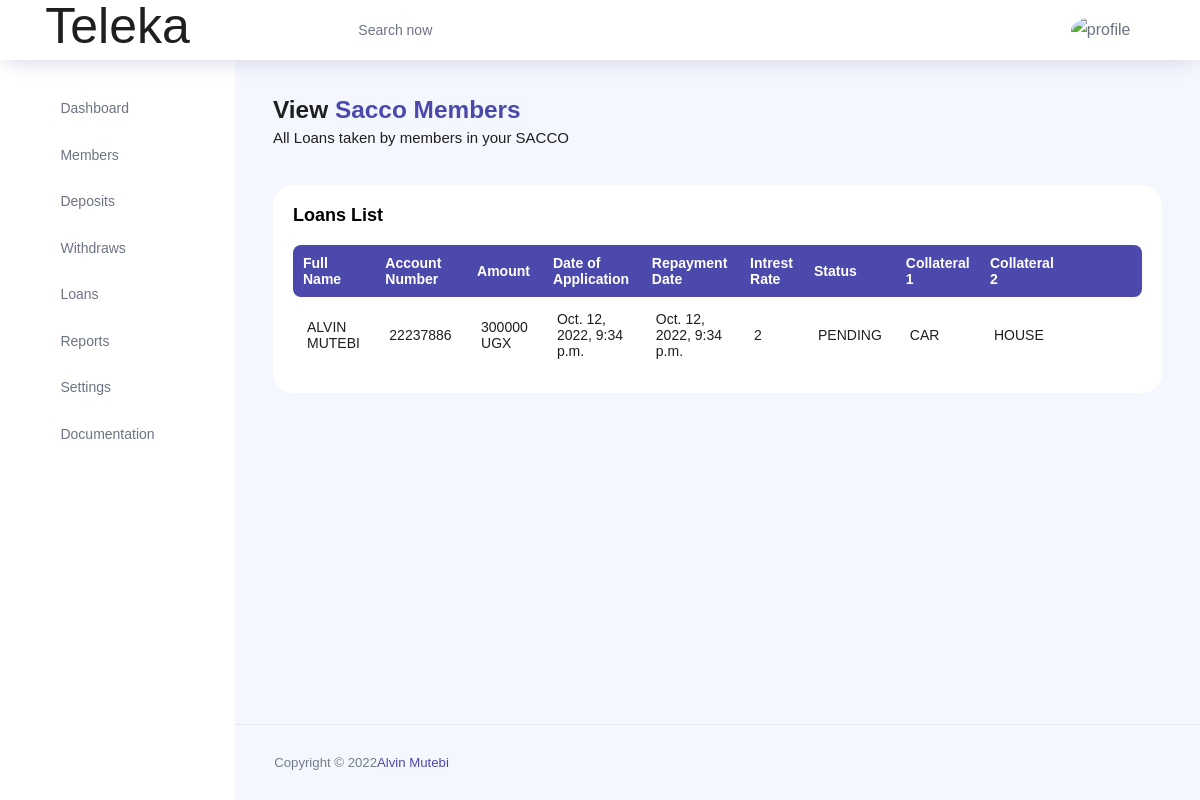
/loan-pending/ (signed in), run on the app's committed database.
### teleka/models.py (models this page shows, shortened)
class Loan(models.Model):
		STATUS = (
		('COMPLETE','COMPLETE'),
		('PENDING', 'PENDING'),
		)
		REPAY_PERIOD = (
		('DAYS','DAYS'),
		('MONTHS', 'MONTHS'),
		('YEARS', 'YEARS'),
		)
		member_name = models.ForeignKey(Member, on_delete=models.CASCADE, null=True, blank=True)
		account_number = models.CharField(max_length=200, null=True)
		amount = models.CharField(max_length=200, null=True)
		date_of_loan_application = models.DateTimeField(auto_now=True, null=True)
		date_of_repayemnt = models.DateTimeField(auto_now=True, null=True)
		intrest_rate = models.CharField(max_length=200, null=True)
		repay_in = models.CharField(max_length=200, choices=REPAY_PERIOD)
		status = models.CharField(max_length=200, choices=STATUS)
		collateral1 = models.CharField(max_length=200, null=True)
		collateral2 = models.CharField(max_length=200, null=True)
		reason = models.TextField(max_length=1000, null=True)

class Member(models.Model):
	STATUS = (
		('ACTIVE','ACTIVE'),
		('PENDING', 'PENDING'),
		)
	ID_TYPE = (
		('NATIONAL ID', 'NATIONAL ID'),
		('PASSPORT', 'PASSPORT'),
		('DRIVING PERMIT', 'DRIVING PERMIT'),
	    )
	GENDER = (
		('MALE','MALE'),
		('FEMALE', 'FEMALE'),
		)
	DISTRICTS = (
		('Abim','Abim'),
		('Adjumani','Adjumani'),
		('Agago','Agago'),
		('Alebtong','Alebtong'),
		('Amolatar','Amolatar'),
		('Amudat','Amudat'),
		('Amuria','Amuria'),
		('Amuru','Amuru'),
		('Apac','Apac'),
		('Arua','Arua'),
		('Budaka','Budaka'),
		('Bududa','Bududa'),
		('Bugiri','Bugiri'),
		('Bugweri','Bugweri'),
		('Buikwe','Buikwe'),
		('Bukedea','Bukedea'),
		('Bukomansimbi','Bukomansimbi'),
		('Bukwa','Bukwa'),
		('Bulambuli','Bulambuli'),
		('Buliisa','Buliisa'),
		('Bundibugyo','Bundibugyo'),
		('Bunyangabu','Bunyangabu'),
		('Bushenyi','Bushenyi'),
		('Busia','Busia'),
		('Butebo','Butebo'),
		('Buvuma','Buvuma'),
		('Buyende','Buyende'),
		('Dokolo','Dokolo'),
		('Gomba','Gomba'),
		('Gulu','Gulu'),
		('Hoima','Hoima'),
		('Ibanda','Ibanda'),
		('Iganga','Iganga'),
		('Isingiro','Isingiro'),
		('Jinja','Jinja'),
		('Kaabong','Kaabong'),
		('Kabale','Kabale'),
		('Kabarole','Kabarole'),
		('Kaberamaido','Kaberamaido'),
		('Kagadi','Kagadi'),
		('Kakumiro','Kakumiro'),
		('Kalangala','Kalangala'),
		('Kaliro','Kaliro'),
		('Kalungu','Kalungu'),
		('Kampala','Kampala'),
		('Kamuli','Kamuli'),
		('Kamwenge','Kamwenge'),
		('Kanungu','Kanungu'),
		('Kapchorwa','Kapchorwa'),
		('Kapelebyong','Kapelebyong'),
		('Kasanda','Kasanda'),
		('Kasese','Kasese'),
		('Katakwi','Katakwi'),
		('Kayunga','Kayunga'),
		('Kibaale','Kibaale'),
		('Kiboga','Kiboga'),
		('Kibuku','Kibuku'),
		('Kikuube','Kikuube'),
		('Kiruhura','Kiruhura'),
		('Kiryandongo','Kiryandongo'),
		('Kisoro','Kisoro'),
		('Kitgum','Kitgum'),
		('Koboko','Koboko'),
		('Kole','Kole'),
		('Kotido','Kotido'),
		('Kumi','Kumi'),
		('Kwania','Kwania'),
		('Kween','Kween'),
		('Kyankwanzi','Kyankwanzi'),
		('Kyegegwa','Kyegegwa'),
		('Kyenjojo','Kyenjojo'),
		('Kyotera','Kyotera'),
		('Lamwo','Lamwo'),
		('Lira','Lira'),
		('Luuka','Luuka'),
		('Luwero','Luwero'),
		('Lwengo','Lwengo'),
		('Lyantonde','Lyantonde'),
		('Manafwa','Manafwa'),
		('Maracha','Maracha'),
		('Masaka','Masaka'),
		('Masindi','Masindi'),
		('Mayuge','Mayuge'),
		('Mbale','Mbale'),
		('Mbarara','Mbarara'),
		('Mitooma','Mitooma'),
		('Mityana','Mityana'),
		('Moroto','Moroto'),
		('Moyo','Moyo'),
		('Mpigi','Mpigi'),
		('Mubende','Mubende'),
		('Mukono','Mukono'),
		('Nabilatuk','Nabilatuk'),
		('Nakapiripirit','Nakapiripirit'),
		('Nakaseke','Nakaseke'),
		('Nakasongola','Nakasongola'),
		('Namayingo','Namayingo'),
		('Namisindwa','Namisindwa'),
		('Namutumba','Namutumba'),
		('Napak','Napak'),
		('Nebbi','Nebbi'),
		('Ngora','Ngora'),
		('Ntoroko','Ntoroko'),
		('Ntungamo','Ntungamo'),
		('Nwoya','Nwoya'),
		('Omoro','Omoro'),
		('Otuke','Otuke'),
		('Oyam','Oyam'),
		('Pader','Pader'),
		('Pakwach','Pakwach'),
		('Pallisa','Pallisa'),
		('Rakai','Rakai'),
		('Rubanda','Rubanda'),
		('Rubirizi','Rubirizi'),
		('Rukiga','Rukiga'),
		('Rukungiri','Rukungiri'),
		('Sembabule','Sembabule'),
		('Serere','Serere'),
		('Sheema','Sheema'),
		('Sironko','Sironko'),
		('Soroti','Soroti'),
		('Tororo','Tororo'),
		('Wakiso','Wakiso'),
		('Yumbe','Yumbe'),
		('Zombo','Zombo'),
		)
	user = models.ForeignKey(User, on_delete=models.CASCADE, null=True, blank=True)
	firstname = models.CharField(max_length=200, null=True)
	lastname = models.CharField(max_length=200, null=True)
	id_type = models.CharField(max_length=200, null=True, choices=ID_TYPE)
	id_number = models.CharField(max_length=200, null=True)
	gender = models.CharField(max_length=200, null=True, choices=GENDER)
	date_of_birth = models.DateField(auto_now_add=False, null=True)
	district = models.CharField(max_length=200, null=True, choices=DISTRICTS)
	county = models.CharField(max_length=200, null=True)
	subcounty = models.CharField(max_length=200, null=True)
	parish = models.CharField(max_length=200, null=True)
	village = models.CharField(max_length=200, null=True)
	account_number = models.CharField(max_length=200, null=True)
	opening_balance = models.CharField(max_length=200, null=True)
	email = models.CharField(max_length=200, null=True)
	phone = models.CharField(max_length=200, null=True)
	next_of_keen_first_name = models.CharField(max_length=200, null=True)
	next_of_keen_last_name = models.CharField(max_length=200, null=True)
	next_of_keen_phone = models.CharField(max_length=200, null=True)
	next_of_keen_relationship = models.CharField(max_length=200, null=True)
	status = models.CharField(max_length=200, null=True, choices=STATUS)
	def __str__(self):
		return self.firstname + " " + self.lastname

### teleka/views.py (the view)
# urls.py: path('loan-pending/',PendingLoan.as_view(),name='loan-pending'),
class PendingLoan(LoginRequiredMixin,ListView):
    model= User
    model = Loan
    context_object_name = 'pending_loans'
    template_name = 'teleka/pendingLoans.html'
    def get_context_data(self, **kwargs):
        context = super().get_context_data(**kwargs)
        context['pending_loans'] = Loan.objects.all().filter(status='PENDING')
        return context

### teleka/templates/teleka/pendingLoans.html (shortened to what this page needs)
{% extends 'teleka/main.html' %}
{% load crispy_forms_tags %}
{% load static %}
{% block content %}
{% include 'teleka/header.html' %}
<div class="main-panel">
    <div class="content-wrapper">
        <div class="row">
            <div class="col-md-12 grid-margin">
                <div class="row">
                    <div class="col-12 col-xl-8 mb-4 mb-xl-0">
                        <h3 class="font-weight-bold">View <span class="text-primary">Sacco Members</span>
                        </h3>
                        <h6 class="font-weight-normal mb-0">All Loans taken by members in your SACCO</h6>
                    </div>
                </div>
            </div>
        </div>
        <div class="row">
            <div class="col-md-12 grid-margin stretch-card">
                <div class="card">
                    <div class="card-body">
                        <p class="card-title">Loans List</p>
                        <div class="row">
                            <div class="col-12">
                                <div class="table-responsive">
                                    <table id="example" class="display expandable-table" style="width:100%">
                                        <thead>
                                            <tr>
                                                <th>Full Name</th>
                                                <th>Account Number</th>
                                                <th>Amount</th>
                                                <th>Date of Application</th>
                                                <th>Repayment Date</th>
                                                <th>Intrest Rate</th>
                                                <th>Status</th>
                                                <th>Collateral 1</th>
                                                <th>Collateral 2</th>
                                                <th></th>
                                                <th></th>
                                            </tr>
                                        </thead>
                                        <tbody>
                                            {% for loan in pending_loans %}
                                            <tr>
                                                <td>{{loan.member_name}}</td>
                                                <td>{{loan.account_number}}</td>
                                                <td>{{loan.amount}} UGX</td>
                                                <td>{{loan.date_of_loan_application}}</td>
                                                <td>{{loan.date_of_repayemnt}}</td>
                                                <td>{{loan.intrest_rate}}</td>
                                                <td>{{loan.status}}</td>
                                                <td>{{loan.collateral1}}</td>
                                                <td>{{loan.collateral2}}</td>
                                                <td><a href="{% url 'loan-update' loan.id %}"><i
                                                            class="ti-pencil-alt text-primary"></i></a></td>
                                                <td><a href="{% url 'loan-delete' loan.id %}"><i
                                                            class="ti-trash text-primary"></i></a></td>
                                            </tr>
                                            {% endfor %}
                                        </tbody>
                                    </table>
                                </div>
                            </div>
                        </div>
                    </div>
                </div>
            </div>
        </div>
    </div>
    <footer class="footer">
        <div class="d-sm-flex justify-content-center justify-content-sm-between">
            <span class="text-muted text-center text-sm-left d-block d-sm-inline-block">Copyright © 2022<a
                    href="https://www.bootstrapdash.com/" target="_blank">Alvin Mutebi</a></span>
        </div>
    </footer>
</div>
{% endblock content%}

### data on the page
Loan: member_name "ALVIN MUTEBI", account_number "22237886", amount "300000", date_of_loan_application "Oct. 12, 2022, 9:34 p.m.", date_of_repayemnt "Oct. 12, 2022, 9:34 p.m.", intrest_rate "2", status "PENDING", collateral1 "CAR", collateral2 "HOUSE"
